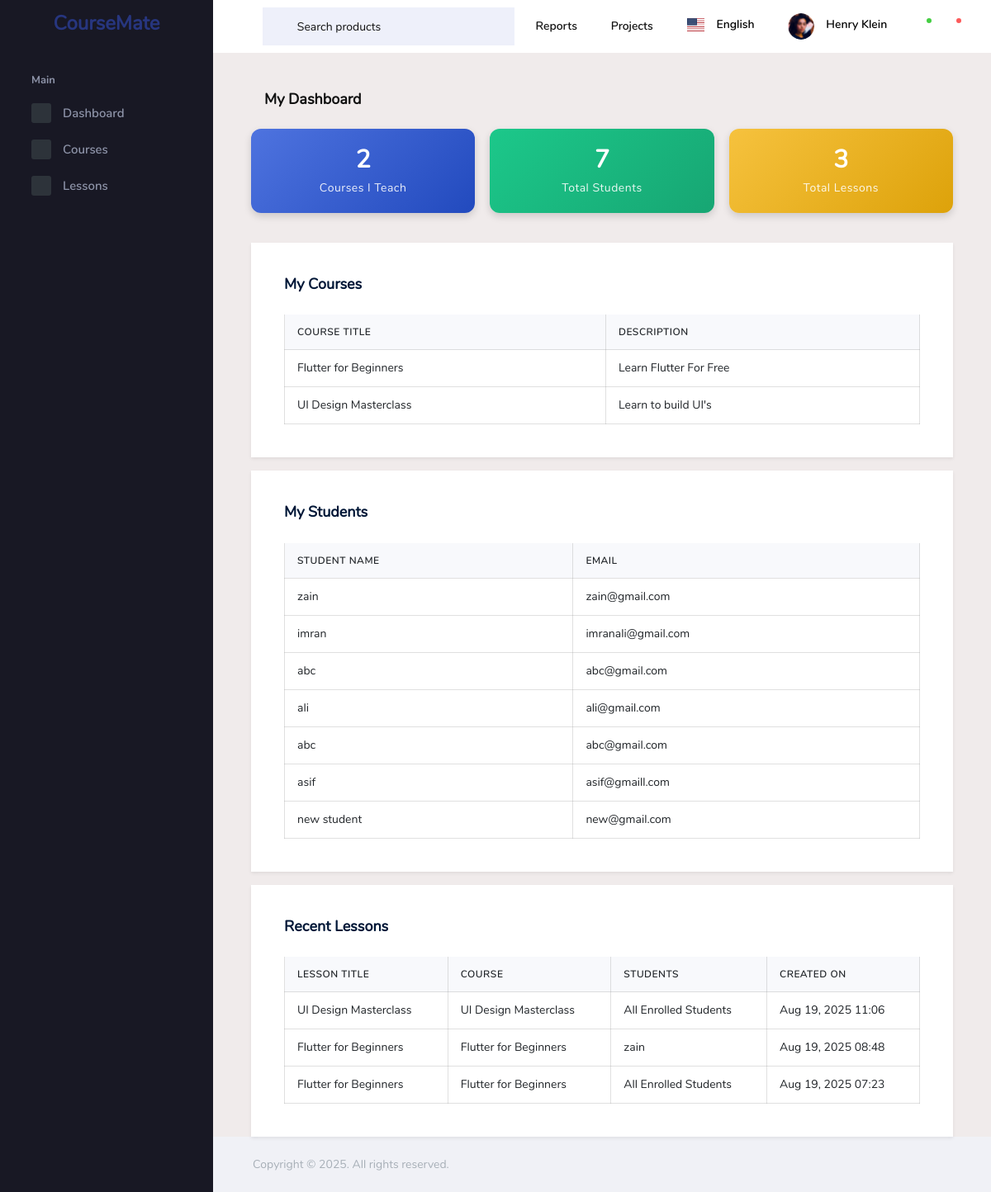
/students/teacher-dashboard/ (signed in), run on an earlier commit of the app's database.
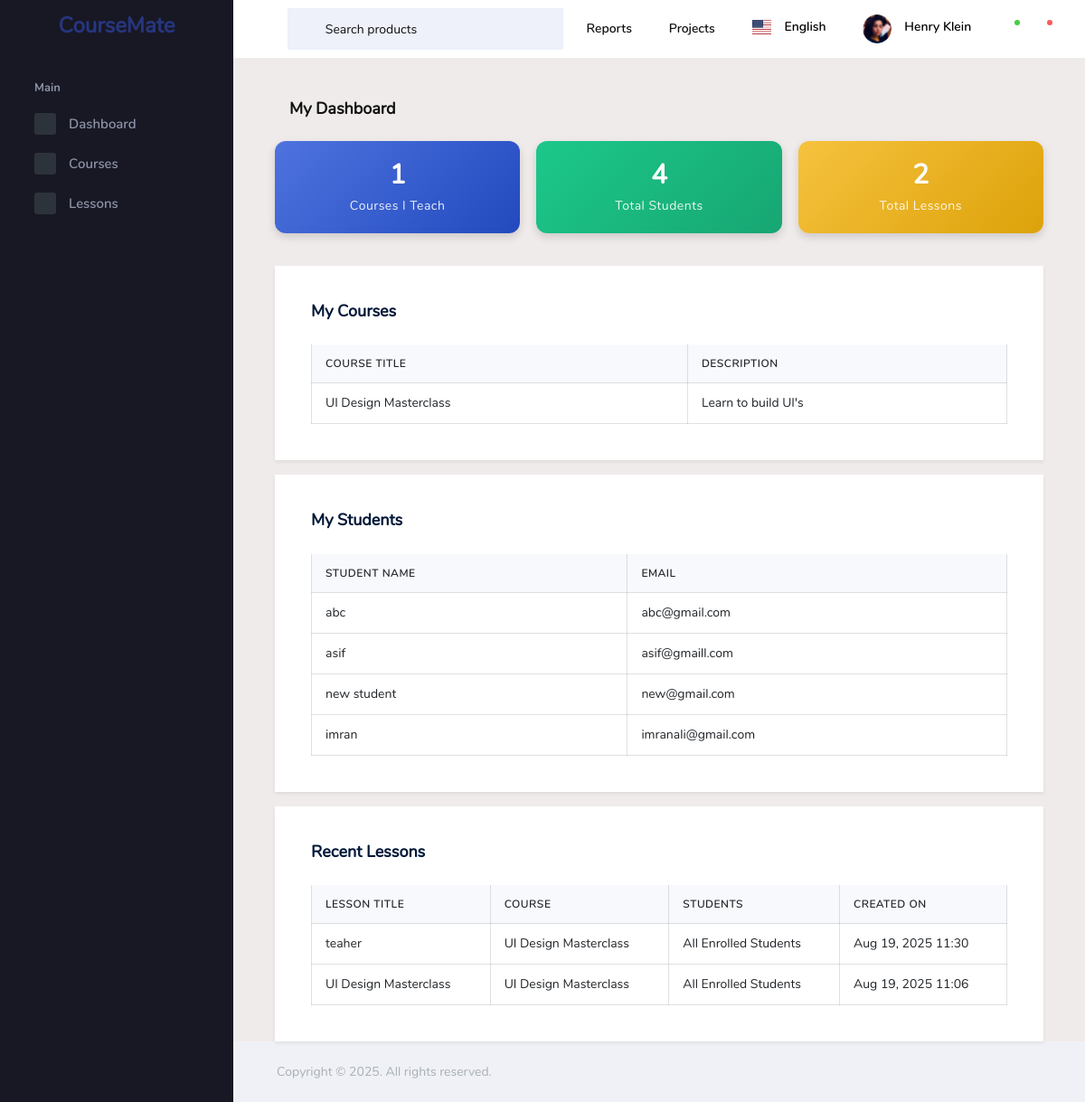
And on a later commit of the database.
### student_record/models.py (models this page shows, shortened)
class Course(models.Model):
    title = models.CharField(max_length=100)
    description = models.TextField(max_length=600)
    fees = models.PositiveBigIntegerField()
    duration = models.PositiveIntegerField(help_text="Duration in weeks", default=3)
    level = models.CharField(
        max_length=20,
        choices=[('beginner','Beginner'), ('intermediate','Intermediate'), ('advanced','Advanced')],
        default='beginner'
    )
    course_code = models.CharField(max_length=10, unique=True, blank=True)

class Student(models.Model):
    user = models.OneToOneField(User, on_delete=models.CASCADE, null=True, blank=True)
    name = models.CharField(max_length=30)
    age = models.PositiveIntegerField()
    email = models.EmailField()
    phone_number = models.CharField(max_length=15, blank=True, null=True)
    date_of_birth = models.DateField(blank=True, null=True)
    roll_number = models.CharField(max_length=10, unique=True, blank=True, editable=False)
    def __str__(self):
        return f"{self.roll_number} - {self.name}"

class Lesson(models.Model):
    title = models.CharField(max_length=255)
    content = models.TextField()
    teacher = models.ForeignKey('Teacher', on_delete=models.CASCADE,blank=True, null=True)
    course = models.ForeignKey('Course', on_delete=models.CASCADE, blank=True, null=True)
    students = models.ManyToManyField('Student', blank=True)
    created_at = models.DateTimeField(auto_now_add=True)

### student_record/views.py (the view)
# urls.py: path('teacher-dashboard/', views.teacher_dashboard, name='teacher_dashboard'),
@login_required
def teacher_dashboard(request):
    teacher = Teacher.objects.get(email=request.user.email)
    courses = teacher.courses.all()
    total_courses_count = courses.count()
    students = Student.objects.filter(
        enrollments__course__in=courses
    ).distinct()
    total_students_count = students.count()
    recent_lessons = Lesson.objects.filter(teacher=teacher).order_by('-created_at')[:5]
    total_lessons_count = Lesson.objects.filter(teacher=teacher).count()
    context = {
        'total_courses_count': total_courses_count,
        'total_students_count': total_students_count,
        'total_lessons_count': total_lessons_count,
        'recent_lessons': recent_lessons,
        'my_courses': courses,       # Courses taught by this teacher
        'my_students': students,     # Students enrolled in their courses
    }
    print(students)
    return render(request, 'pages/teacher_dashboard.html', context)

### templates/pages/teacher_dashboard.html (shortened to what the changed rows need)
{% extends "base.html" %}
{% load widget_tweaks %}
{% block content %}
<div class="row">
    <div class="col-md-4 col-sm-6">
        <div class="card-stats">
            <h3>{{ total_courses_count }}</h3>
            <p>Courses I Teach</p>
        </div>
    </div>
    <div class="col-md-4 col-sm-6">
        <div class="card-stats" style="background: linear-gradient(135deg, #1cc88a, #17a673);">
            <h3>{{ total_students_count }}</h3>
            <p>Total Students</p>
        </div>
    </div>
    <div class="col-md-4 col-sm-6">
        <div class="card-stats" style="background: linear-gradient(135deg, #f6c23e, #dda20a);">
            <h3>{{ total_lessons_count }}</h3>
            <p>Total Lessons</p>
        </div>
    </div>
</div>
<div class="row mt-3">
    <div class="col-12">
        <div class="card shadow-sm mb-3">
            <div class="card-body">
                <div class="table-responsive">
                    <table class="table table-bordered table-hover">
                        <thead>
                            <tr>
                                <th>Course Title</th>
                                <th>Description</th>
                            </tr>
                        </thead>
                        <tbody>
                            {% for course in my_courses %}
                            <tr>
                                <td>{{ course.title }}</td>
                                <td>{{ course.description|default:"N/A" }}</td>
                            </tr>
                            {% empty %}
                            <tr>
                                <td colspan="3" class="text-center text-muted">No courses yet</td>
                            </tr>
                            {% endfor %}
                        </tbody>
                    </table>
                </div>
            </div>
        </div>
    </div>
    <div class="col-12">
        <div class="card shadow-sm">
            <div class="card-body">
                <div class="table-responsive">
                    <table class="table table-bordered table-hover">
                        <thead>
                            <tr>
                                <th>Student Name</th>
                                <th>Email</th>
                            </tr>
                        </thead>
                        <tbody>
                            {% for student in my_students %}
                            <tr>
                                <td>{{ student.name }}</td>
                                <td>{{ student.email }}</td>
                            </tr>
                            {% empty %}
                            <tr>
                                <td colspan="3" class="text-center text-muted">No students yet</td>
                            </tr>
                            {% endfor %}
                        </tbody>
                    </table>
                </div>
            </div>
        </div>
    </div>
</div>
<div class="row mt-3">
    <div class="col-12">
        <div class="card shadow-sm">
            <div class="card-body">
                <div class="table-responsive">
                    <table class="table table-bordered table-hover">
                        <thead>
                            <tr>
                                <th>Lesson Title</th>
                                <th>Course</th>
                                <th>Students</th>
                                <th>Created On</th>
                            </tr>
                        </thead>
                        <tbody>
                            {% for lesson in recent_lessons %}
                            <tr>
                                <td>{{ lesson.title }}</td>
                                <td>
                                    {% if lesson.course %}
                                        {{ lesson.course.title }}
                                    {% else %}
                                        N/A
                                    {% endif %}
                                </td>
                                <td>
                                    {% if lesson.students.exists %}
                                        {% for s in lesson.students.all %}
                                            {{ s.name }}{% if not forloop.last %}, {% endif %}
                                        {% endfor %}
                                    {% else %}
                                        All Enrolled Students
                                    {% endif %}
                                </td>
                                <td>{{ lesson.created_at|date:"M d, Y H:i" }}</td>
                            </tr>
                            {% empty %}
                            <tr>
                                <td colspan="4" class="text-center text-muted">No lessons yet</td>
                            </tr>
                            {% endfor %}
                        </tbody>
                    </table>
                </div>
            </div>
        </div>
    </div>
</div>
{% endblock %}

What changed in the data, as far as the page shows it:
removed Course: title "Flutter for Beginners", description "Learn Flutter For Free"
no longer on this page (row unchanged): Student: name "zain", email "zain@gmail.com"
no longer on this page (row unchanged): Student: name "abc", email "abc@gmail.com", shown under "My Students"
no longer on this page (row unchanged): Student: name "ali", email "ali@gmail.com", shown under "My Students"
removed Lesson: title "Flutter for Beginners", course "Flutter for Beginners", created_at "Aug 19, 2025 08:48"
removed Lesson: title "Flutter for Beginners", course "Flutter for Beginners", shows "All Enrolled Students", created_at "Aug 19, 2025 07:23"
shown differently, row unchanged: Student "imran": moves down the list
added Lesson: title "teaher", course "UI Design Masterclass", shows "All Enrolled Students", created_at "Aug 19, 2025 11:30"
Also different on the page:
{{ total_courses_count }}: "2" → "1"
{{ total_students_count }}: "7" → "4"
{{ total_lessons_count }}: "3" → "2"
